Frame 1 (no input): blank canvas, image omitted
Frame 60 (no input): blank canvas, image omitted
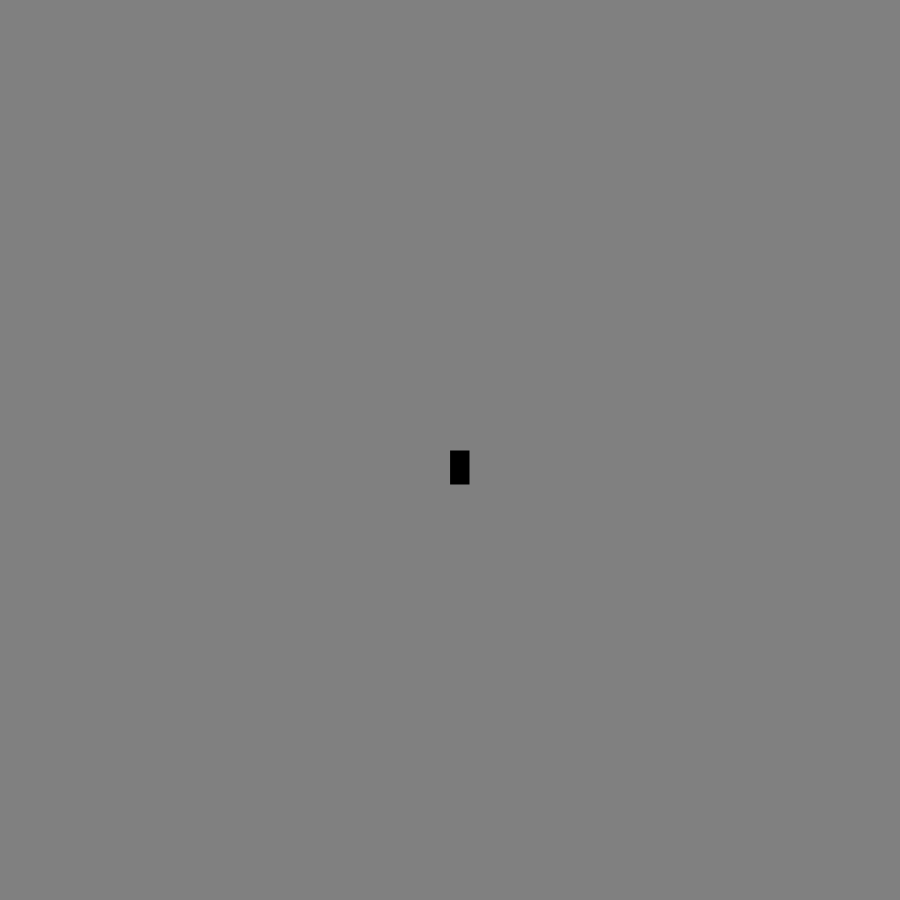
Frame 120 (the mouse pressed at the canvas centre since frame 60)

The p5.js sketch whose frames 1 and 60 were blank and that drew this single picture after the mouse press (run headless with seeded random() and noise() and a simulated clock; from frame 60 on, the mouse is pressed at the canvas centre):

// p5.js sketch
// ── sketch.js
function setup() {
    createCanvas(900, 900);
    background("gray");
  }
  
  function draw() {
  
    stroke("gray");
    fill("black");
  
    // console.log(mouseIsPressed);
  
    if (mouseIsPressed) {
      rect(mouseX, mouseY, 20, 35);
    }
  }
